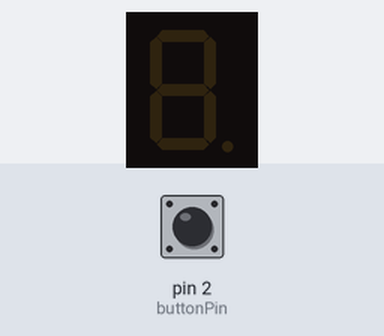
This sketch was run on a simulated Arduino Uno, built with avr-gcc and run on an emulated ATmega328P. On the bench: 1-digit seven-segment display. Wiring (inferred from the names in the program): 1-digit 7-segment display, segments lit when HIGH: segments pin 5, pin 6, pin 7, pin 8, pin 9, pin 10, pin 11. The inputs (shaded band) are chosen by the test bench; at power-on: pin 2 (buttonPin) HIGH. The segment pins are drawn as the display they are named for.

Above: at 1.2 s.
1.3 s: pin 2 (buttonPin) pulled LOW for 0.15 s
At 1.7 s:
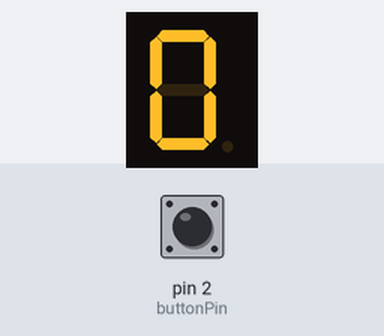
4.3 s: pin 2 (buttonPin) pulled LOW for 3.2 s
At 7.2 s:
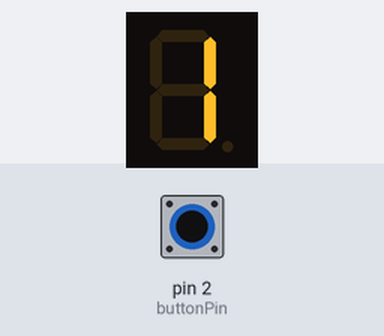
Timing chart, 0 to 8.7 s (numbered marks = the images above; inputs shaded):
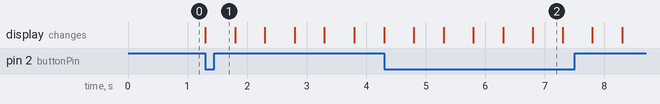

The sketch:

CFGS_MP10_LL008_003_7SEGMENTS_JUDIT_MARTIN_VILA.ino
```cpp
/**********************************************************************************
**                                                                               **
**                                  De 0 a 9                                     **
**                                                                               **
** NOM: JUDIT MARTIN                                          DATA: 27/03/2021   **
**********************************************************************************/

//********** Includes *************************************************************

//********** Variables ************************************************************

const int A = 5;
const int B = 6;
const int C = 7;
const int D = 8;
const int E = 9;
const int F = 10;
const int G = 11;
const int buttonPin = 2;
int buttonState = 0;
int temps = 500;


//********** Setup ****************************************************************
void setup()
{
  Serial.begin(9600);
  pinMode(5, OUTPUT);
  pinMode(6, OUTPUT);
  pinMode(7, OUTPUT);
  pinMode(8, OUTPUT);
  pinMode(9, OUTPUT);
  pinMode(10, OUTPUT);
  pinMode(11, OUTPUT);
  pinMode(buttonPin, INPUT);

}
//********** Loop *****************************************************************
void loop()
{
  buttonState = digitalRead(buttonPin);

  if (buttonState == LOW){
      //0
      digitalWrite(G, LOW);
      digitalWrite(A, HIGH);
      digitalWrite(B, HIGH);
      digitalWrite(C, HIGH);
      digitalWrite(D, HIGH);
      digitalWrite(E, HIGH);
      digitalWrite(F, HIGH);

      delay(temps);

      //1
      digitalWrite(A, LOW);
      digitalWrite(D, LOW);
      digitalWrite(E, LOW);
      digitalWrite(F, LOW);
      digitalWrite(G, LOW);

      delay(temps);

      //2
      digitalWrite(A, HIGH);
      digitalWrite(C, LOW);
      digitalWrite(D, HIGH);
      digitalWrite(E, HIGH);
      digitalWrite(G, HIGH);

      delay(temps);

      //3
      digitalWrite(E, LOW);
      digitalWrite(C, HIGH);

      delay(temps);

      //4
      digitalWrite(A, LOW);
      digitalWrite(D, LOW);
      digitalWrite(F, HIGH);

      delay(temps);

      //5
      digitalWrite(B, LOW);
      digitalWrite(A, HIGH);
      digitalWrite(D, HIGH);

      delay(temps);

      //6
      digitalWrite(E, HIGH);

      delay(temps);

      //7
      digitalWrite(A, HIGH);
      digitalWrite(B, HIGH);
      digitalWrite(D, LOW);
      digitalWrite(E, LOW);
      digitalWrite(F, LOW);
      digitalWrite(G, LOW);

      delay(temps);

      //8
      digitalWrite(D, HIGH);
      digitalWrite(E, HIGH);
      digitalWrite(F, HIGH);
      digitalWrite(G, HIGH);

      delay(temps);

      //9
      digitalWrite(D, LOW);
      digitalWrite(E, LOW);

      delay(temps);
  }
  else{
      digitalWrite(A, LOW);
      digitalWrite(B, LOW);
      digitalWrite(C, LOW);
      digitalWrite(D, LOW);
      digitalWrite(E, LOW);
      digitalWrite(F, LOW);
      digitalWrite(G, LOW);
  }

}
//********** Funcions ************************************************************* 
```

Measured:
- after the input at 1.3 s, the display: changes at once (image 1)
- what the display in image 2 shows lasts 0.5 s, from 6.8 s to 7.3 s
